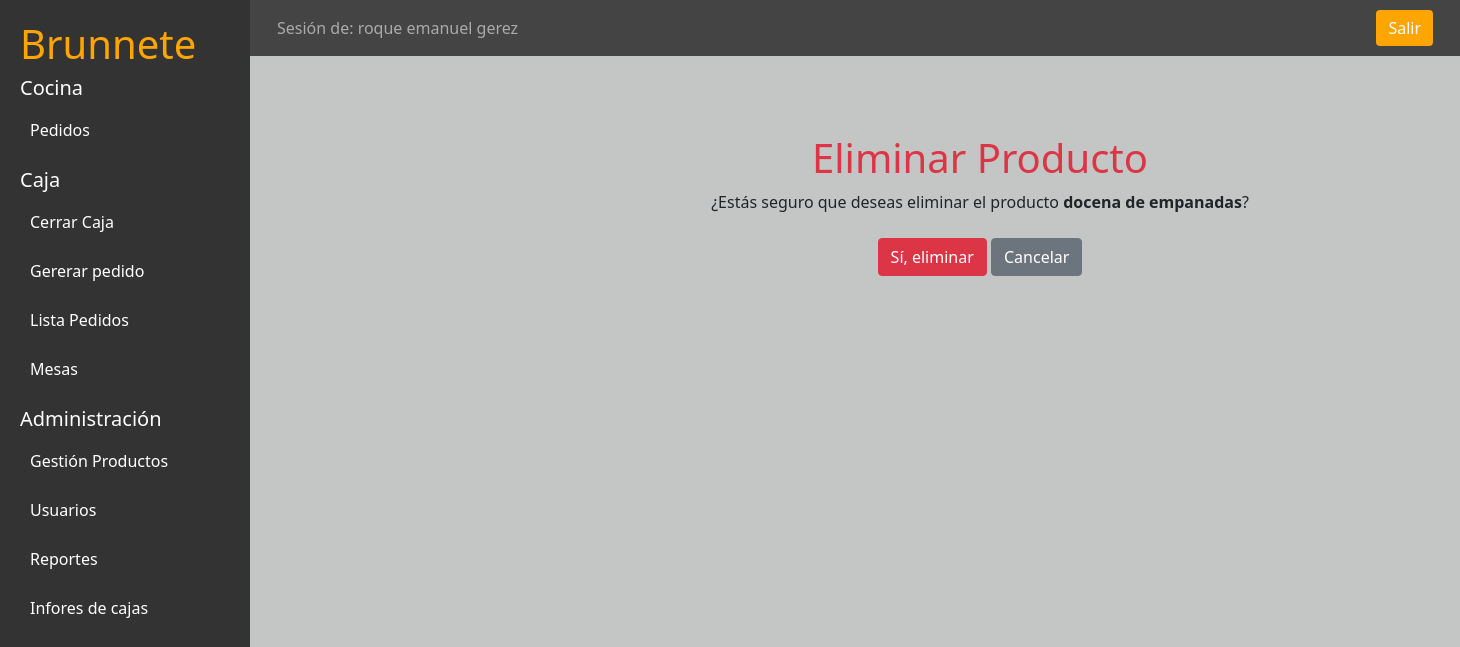
/cocina/eliminar/1/ (signed in), run on the app's committed database.
### applications/users/models.py (models this page shows, shortened)
class User(AbstractBaseUser, PermissionsMixin):
    ADMINISTRADOR = '0'
    CAJERO = '1'
    COCINERO = '2'
    VARON = 'M'
    MUJER = 'F'
    OTRO = 'O'
    OCUPATION_CHOICES = [
        (ADMINISTRADOR, 'Administrador'),
        (CAJERO, 'Cajero'),
        (COCINERO, 'Cocinero'),
    ]
    GENDER_CHOICES = [
        (VARON, 'Masculino'),
        (MUJER, 'Femenino'),
        (OTRO, 'Otros'),
    ]
    email = models.EmailField(unique=True)
    telefono = models.CharField('Telefono', max_length=50, default='123')
    full_name = models.CharField('Nombres', max_length=100)
    domicilio = models.CharField('Domicilio', max_length=100, blank=True, null=True)
    ocupation = models.CharField(
        max_length=1,
        choices=OCUPATION_CHOICES,
        blank=True
    )
    genero = models.CharField(
        max_length=1,
        choices=GENDER_CHOICES,
        blank=True
    )
    date_birth = models.DateField(
        'Fecha de nacimiento',
        blank=True,
        null=True
    )
    is_staff = models.BooleanField(default=False)
    is_active = models.BooleanField(default=False)
    USERNAME_FIELD = 'email'
    REQUIRED_FIELDS = ['full_name']
    objects = UserManager()

### applications/cocina/models.py (models this page shows, shortened)
class Productos(models.Model):
    BEBIDA = '0'
    COCINA = '1'
    TIPO_CATEGORIA_CHOICES = [
        (BEBIDA, 'Bebida'),
        (COCINA, 'Cocina'),
    ]
    nombre_prod = models.CharField(max_length=100)
    precio_prod = models.DecimalField(max_digits=10, decimal_places=2)
    stock_min_prod = models.PositiveIntegerField(blank=True, null=True)  # Stock mínimo para alerta
    stock_actual_prod = models.PositiveIntegerField()  # Cantidad actual en stock
    existencia_insumo = models.BooleanField(default=True)  # Indica si el insumo está disponible
    categoria = models.CharField('Categoria', max_length=2, choices=TIPO_CATEGORIA_CHOICES)
    objects = ProductosManager()

### applications/cocina/views.py (the view)
class ProductoDeleteView(AdminPermisoMixin, DeleteView):
    model = Productos
    template_name = 'cocina/eliminar_producto.html'
    success_url = reverse_lazy('cocina_app:Productos_List')  # Redirige a la lista tras eliminar
    def get_context_data(self, **kwargs):
        context = super().get_context_data(**kwargs)
        context['producto'] = self.object
        return context

### applications/procesors.py (called while the page is built)
def caja(request):
    try:
        caja = Caja.objects.latest('id')
        user_caja = caja.user.full_name
        return {
            'caja_activa': caja.abierta_caja,
            'caja_activa_usuario': user_caja, # Agrega el usuario que tiene la caja activa
        }
    except:
        return {
            'caja_activa': None,
            'caja_activa_usuario': None,
        }

### applications/users/mixins.py (called while the page is built)
def check_ocupation_user(ocupation, user_ocupation):
    if (ocupation == User.ADMINISTRADOR or ocupation == user_ocupation):
        return True
    else:
        return False

    def dispatch(self, request, *args, **kwargs):
        if not request.user.is_authenticated:
            return self.handle_no_permission()
        if not check_ocupation_user(request.user.ocupation, User.ADMINISTRADOR):
            return HttpResponseRedirect(
                reverse(
                    'users_app:User-Login'
                )
            )
        return super().dispatch(request, *args, **kwargs)

### templates/cocina/eliminar_producto.html (shortened to what this page needs)
{% extends "panel.html" %}
{% load  static %}
{% block panel-content %}
<div class="container mt-5">
    <h1 class="text-center text-danger">Eliminar Producto</h1>
    <p class="text-center">¿Estás seguro que deseas eliminar el producto <strong>{{ producto.nombre_prod }}</strong>?</p>
    <div class="text-center mt-4">
        <form method="post">
            <button type="submit" class="btn btn-danger">Sí, eliminar</button>
            <a href="{% url 'cocina_app:Productos_List' %}" class="btn btn-secondary">Cancelar</a>
        </form>
    </div>
</div>
{% endblock panel-content %}

### templates/panel.html
{% extends 'base.html' %}
{% load static %}
{% block css %}
    <link rel="stylesheet" href="{% static 'css/stylesindex.css' %}">
{% endblock css %}
{% block content %}
    <div class="d-flex">
        <div class="sidebar ">
            <h1>Brunnete</h1>
        {% if user.is_active %}
            <h5>Cocina</h5>
            {% if not caja_activa %}
            <a href="#">Debes abrir de Caja</a>
            {% else %}
            <a href="{% url 'cocina_app:Mesas' %}">Pedidos</a>
            {% endif %}
            <div class="mt-3">
                <h5>Caja</h5>
                {% if not caja_activa %}
                <a href="{% url 'caja_app:Nueva_Caja' %}">Apertura de Caja</a>
                {% elif caja_activa_usuario == user.full_name %}
                <a href="{% url 'caja_app:Cierre-caja' %}">Cerrar Caja</a>
                <a href="{% url 'caja_app:Crear_Pedido' %}">Gererar pedido</a>
                <a href="{% url 'caja_app:Lista_Pedidos' %}">Lista Pedidos</a>
                <a href="{% url 'caja_app:Lista_mesas' %}">Mesas</a>
                {% endif %}
            </div>
            <div class="mt-3">
                <h5>Administración</h5>
                <a href="{% url 'cocina_app:Productos_List' %}">Gestión Productos</a>
                <a href="{% url 'users_app:User-Lista' %}">Usuarios</a>
                <a href="{% url 'caja_app:Ranking_Semanal' %}">Reportes</a>
                <a href="{% url 'caja_app:Lista_Ventas' %}">Infores de cajas</a>
            </div>
        {% endif %}
    </div>
        <div class=" flex-grow-1 ">
            <nav class="navbar navbar-expand-lg navbar-dark">
                {% if user.is_active %}
                <div class="container-fluid">
                    <span class="navbar-text">Sesión de: {{ user.full_name }}</span>
                    <a href="{% url 'users_app:User-Logout' %}" class="btn btn-salir ml-auto">Salir</a>
                </div>
                {% endif %}
            </nav>
            <div class=" container-fluid  content min-vh-100">
            {% block panel-content %}
            {% endblock panel-content %}
            </div>
        </div>
    </div>
    {% endblock content %}

### static/css/stylesindex.css (style rules this page uses)
.sidebar { background-color: #333; color: white; width: 250px; height: 100vh; padding: 20px; position: fixed; top: 0; left: 0; overflow-y: auto; }
.sidebar h1 { color: orange; }
.sidebar a { color: white; display: block; padding: 10px; margin: 5px 0; text-decoration: none; }
.navbar { background-color: #444; color: white; padding: 15px; position: fixed; top: 0; left: 250px; right: 0; height: 56px; z-index: 1030; display: flex; align-items: center; }
.navbar .btn-salir { background-color: orange; border: none; color: white; }
.content { background-color: #c3c6c4; margin-top: 56px; margin-left: 250px; padding: 30px; min-height: calc(100vh - 56px); }

### data on the page
User: full_name "roque emanuel gerez"
Productos: nombre_prod "docena de empanadas"
